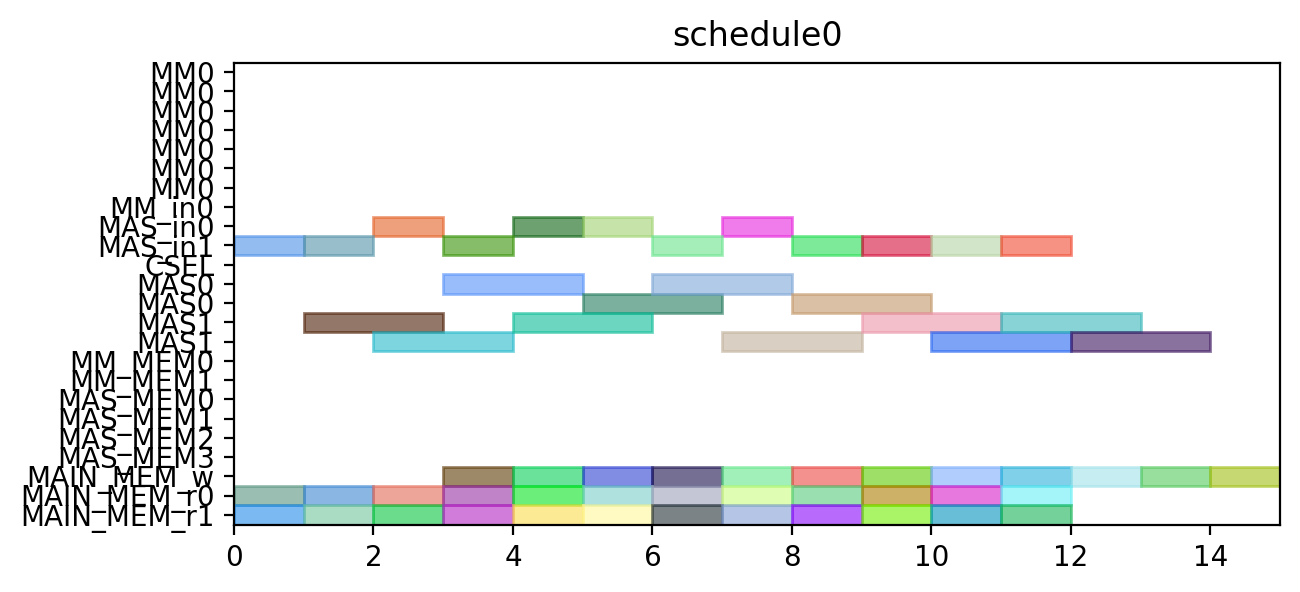

Python code for this plot:
from pyschedule import Scenario, solvers, plotters, alt


def solve():
	horizon = 120
	S = Scenario("schedule0", horizon=horizon)

	# resource
	MM = S.Resources('MM', num=1, size=7)
	MM_in = S.Resources('MM_in', num=1)
	MAS_in = S.Resources('MAS_in', num=2)
	CSEL = S.Resource('CSEL')
	MAS = S.Resources('MAS', num=2, size=2, periods=range(1, horizon))
	MM_MEM = S.Resources('MM_MEM', num=2)
	MAS_MEM = S.Resources('MAS_MEM', num=4)
	MAIN_MEM_w = S.Resource('MAIN_MEM_w', size=1)
	MAIN_MEM_r = S.Resources('MAIN_MEM_r', num=2)

	# result of previous scheduling

	# new tasks
	c000 = S.Task('c000', length=2, delay_cost=1)
	c000 += alt(MAS)
	c000_in = S.Task('c000_in', length=1, delay_cost=1)
	c000_in += alt(MAS_in)
	S += c000_in*MAS_in[0]<=c000*MAS[0]

	S += c000_in*MAS_in[1]<=c000*MAS[1]

	S += 0<c000

	c000_w = S.Task('c000_w', length=1, delay_cost=1)
	c000_w += alt(MAIN_MEM_w)
	S += c000 <= c000_w

	c000_mem0 = S.Task('c000_mem0', length=1, delay_cost=1)
	c000_mem0 += MAIN_MEM_r[0]
	S += c000_mem0 <= c000

	c000_mem1 = S.Task('c000_mem1', length=1, delay_cost=1)
	c000_mem1 += MAIN_MEM_r[1]
	S += c000_mem1 <= c000

	c001 = S.Task('c001', length=2, delay_cost=1)
	c001 += alt(MAS)
	c001_in = S.Task('c001_in', length=1, delay_cost=1)
	c001_in += alt(MAS_in)
	S += c001_in*MAS_in[0]<=c001*MAS[0]

	S += c001_in*MAS_in[1]<=c001*MAS[1]

	S += 0<c001

	c001_w = S.Task('c001_w', length=1, delay_cost=1)
	c001_w += alt(MAIN_MEM_w)
	S += c001 <= c001_w

	c001_mem0 = S.Task('c001_mem0', length=1, delay_cost=1)
	c001_mem0 += MAIN_MEM_r[0]
	S += c001_mem0 <= c001

	c001_mem1 = S.Task('c001_mem1', length=1, delay_cost=1)
	c001_mem1 += MAIN_MEM_r[1]
	S += c001_mem1 <= c001

	c010 = S.Task('c010', length=2, delay_cost=1)
	c010 += alt(MAS)
	c010_in = S.Task('c010_in', length=1, delay_cost=1)
	c010_in += alt(MAS_in)
	S += c010_in*MAS_in[0]<=c010*MAS[0]

	S += c010_in*MAS_in[1]<=c010*MAS[1]

	S += 0<c010

	c010_w = S.Task('c010_w', length=1, delay_cost=1)
	c010_w += alt(MAIN_MEM_w)
	S += c010 <= c010_w

	c010_mem0 = S.Task('c010_mem0', length=1, delay_cost=1)
	c010_mem0 += MAIN_MEM_r[0]
	S += c010_mem0 <= c010

	c010_mem1 = S.Task('c010_mem1', length=1, delay_cost=1)
	c010_mem1 += MAIN_MEM_r[1]
	S += c010_mem1 <= c010

	c011 = S.Task('c011', length=2, delay_cost=1)
	c011 += alt(MAS)
	c011_in = S.Task('c011_in', length=1, delay_cost=1)
	c011_in += alt(MAS_in)
	S += c011_in*MAS_in[0]<=c011*MAS[0]

	S += c011_in*MAS_in[1]<=c011*MAS[1]

	S += 0<c011

	c011_w = S.Task('c011_w', length=1, delay_cost=1)
	c011_w += alt(MAIN_MEM_w)
	S += c011 <= c011_w

	c011_mem0 = S.Task('c011_mem0', length=1, delay_cost=1)
	c011_mem0 += MAIN_MEM_r[0]
	S += c011_mem0 <= c011

	c011_mem1 = S.Task('c011_mem1', length=1, delay_cost=1)
	c011_mem1 += MAIN_MEM_r[1]
	S += c011_mem1 <= c011

	c100 = S.Task('c100', length=2, delay_cost=1)
	c100 += alt(MAS)
	c100_in = S.Task('c100_in', length=1, delay_cost=1)
	c100_in += alt(MAS_in)
	S += c100_in*MAS_in[0]<=c100*MAS[0]

	S += c100_in*MAS_in[1]<=c100*MAS[1]

	S += 0<c100

	c100_w = S.Task('c100_w', length=1, delay_cost=1)
	c100_w += alt(MAIN_MEM_w)
	S += c100 <= c100_w

	c100_mem0 = S.Task('c100_mem0', length=1, delay_cost=1)
	c100_mem0 += MAIN_MEM_r[0]
	S += c100_mem0 <= c100

	c100_mem1 = S.Task('c100_mem1', length=1, delay_cost=1)
	c100_mem1 += MAIN_MEM_r[1]
	S += c100_mem1 <= c100

	c101 = S.Task('c101', length=2, delay_cost=1)
	c101 += alt(MAS)
	c101_in = S.Task('c101_in', length=1, delay_cost=1)
	c101_in += alt(MAS_in)
	S += c101_in*MAS_in[0]<=c101*MAS[0]

	S += c101_in*MAS_in[1]<=c101*MAS[1]

	S += 0<c101

	c101_w = S.Task('c101_w', length=1, delay_cost=1)
	c101_w += alt(MAIN_MEM_w)
	S += c101 <= c101_w

	c101_mem0 = S.Task('c101_mem0', length=1, delay_cost=1)
	c101_mem0 += MAIN_MEM_r[0]
	S += c101_mem0 <= c101

	c101_mem1 = S.Task('c101_mem1', length=1, delay_cost=1)
	c101_mem1 += MAIN_MEM_r[1]
	S += c101_mem1 <= c101

	c110 = S.Task('c110', length=2, delay_cost=1)
	c110 += alt(MAS)
	c110_in = S.Task('c110_in', length=1, delay_cost=1)
	c110_in += alt(MAS_in)
	S += c110_in*MAS_in[0]<=c110*MAS[0]

	S += c110_in*MAS_in[1]<=c110*MAS[1]

	S += 0<c110

	c110_w = S.Task('c110_w', length=1, delay_cost=1)
	c110_w += alt(MAIN_MEM_w)
	S += c110 <= c110_w

	c110_mem0 = S.Task('c110_mem0', length=1, delay_cost=1)
	c110_mem0 += MAIN_MEM_r[0]
	S += c110_mem0 <= c110

	c110_mem1 = S.Task('c110_mem1', length=1, delay_cost=1)
	c110_mem1 += MAIN_MEM_r[1]
	S += c110_mem1 <= c110

	c111 = S.Task('c111', length=2, delay_cost=1)
	c111 += alt(MAS)
	c111_in = S.Task('c111_in', length=1, delay_cost=1)
	c111_in += alt(MAS_in)
	S += c111_in*MAS_in[0]<=c111*MAS[0]

	S += c111_in*MAS_in[1]<=c111*MAS[1]

	S += 0<c111

	c111_w = S.Task('c111_w', length=1, delay_cost=1)
	c111_w += alt(MAIN_MEM_w)
	S += c111 <= c111_w

	c111_mem0 = S.Task('c111_mem0', length=1, delay_cost=1)
	c111_mem0 += MAIN_MEM_r[0]
	S += c111_mem0 <= c111

	c111_mem1 = S.Task('c111_mem1', length=1, delay_cost=1)
	c111_mem1 += MAIN_MEM_r[1]
	S += c111_mem1 <= c111

	c200 = S.Task('c200', length=2, delay_cost=1)
	c200 += alt(MAS)
	c200_in = S.Task('c200_in', length=1, delay_cost=1)
	c200_in += alt(MAS_in)
	S += c200_in*MAS_in[0]<=c200*MAS[0]

	S += c200_in*MAS_in[1]<=c200*MAS[1]

	S += 0<c200

	c200_w = S.Task('c200_w', length=1, delay_cost=1)
	c200_w += alt(MAIN_MEM_w)
	S += c200 <= c200_w

	c200_mem0 = S.Task('c200_mem0', length=1, delay_cost=1)
	c200_mem0 += MAIN_MEM_r[0]
	S += c200_mem0 <= c200

	c200_mem1 = S.Task('c200_mem1', length=1, delay_cost=1)
	c200_mem1 += MAIN_MEM_r[1]
	S += c200_mem1 <= c200

	c201 = S.Task('c201', length=2, delay_cost=1)
	c201 += alt(MAS)
	c201_in = S.Task('c201_in', length=1, delay_cost=1)
	c201_in += alt(MAS_in)
	S += c201_in*MAS_in[0]<=c201*MAS[0]

	S += c201_in*MAS_in[1]<=c201*MAS[1]

	S += 0<c201

	c201_w = S.Task('c201_w', length=1, delay_cost=1)
	c201_w += alt(MAIN_MEM_w)
	S += c201 <= c201_w

	c201_mem0 = S.Task('c201_mem0', length=1, delay_cost=1)
	c201_mem0 += MAIN_MEM_r[0]
	S += c201_mem0 <= c201

	c201_mem1 = S.Task('c201_mem1', length=1, delay_cost=1)
	c201_mem1 += MAIN_MEM_r[1]
	S += c201_mem1 <= c201

	c210 = S.Task('c210', length=2, delay_cost=1)
	c210 += alt(MAS)
	c210_in = S.Task('c210_in', length=1, delay_cost=1)
	c210_in += alt(MAS_in)
	S += c210_in*MAS_in[0]<=c210*MAS[0]

	S += c210_in*MAS_in[1]<=c210*MAS[1]

	S += 0<c210

	c210_w = S.Task('c210_w', length=1, delay_cost=1)
	c210_w += alt(MAIN_MEM_w)
	S += c210 <= c210_w

	c210_mem0 = S.Task('c210_mem0', length=1, delay_cost=1)
	c210_mem0 += MAIN_MEM_r[0]
	S += c210_mem0 <= c210

	c210_mem1 = S.Task('c210_mem1', length=1, delay_cost=1)
	c210_mem1 += MAIN_MEM_r[1]
	S += c210_mem1 <= c210

	c211 = S.Task('c211', length=2, delay_cost=1)
	c211 += alt(MAS)
	c211_in = S.Task('c211_in', length=1, delay_cost=1)
	c211_in += alt(MAS_in)
	S += c211_in*MAS_in[0]<=c211*MAS[0]

	S += c211_in*MAS_in[1]<=c211*MAS[1]

	S += 0<c211

	c211_w = S.Task('c211_w', length=1, delay_cost=1)
	c211_w += alt(MAIN_MEM_w)
	S += c211 <= c211_w

	c211_mem0 = S.Task('c211_mem0', length=1, delay_cost=1)
	c211_mem0 += MAIN_MEM_r[0]
	S += c211_mem0 <= c211

	c211_mem1 = S.Task('c211_mem1', length=1, delay_cost=1)
	c211_mem1 += MAIN_MEM_r[1]
	S += c211_mem1 <= c211

	solvers.mip.solve(S,msg=1,kind='CPLEX',ratio_gap=1.01)

	solution = [['hoge']*len(S.solution()[1]) for i in range(len(S.solution()))]
	for i in range(len(S.solution())):
		for j in range(len(S.solution()[i])):
			solution[i][j]=str(S.solution()[i][j])
	print(solution)

	cycles = int(solution[-1][3])

	pic_file_name = "/mnt/rose/usr1/fukuda/ABE/multiRAM_multiMAS_16mux/scheduling_result/stage7MM1_stage2MAS2/CONJ/schedule0.png"
	if(S.solution() != []):
		plotters.matplotlib.plot(S,img_filename=pic_file_name, show_task_labels=False, fig_size=(cycles*0.25+3, 3))

	return solution
